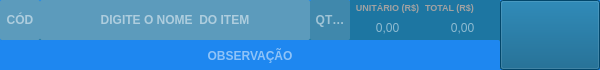
   <widget class="QFrame" name="fr_addProduto">
    <property name="geometry">
     <rect>
      <x>20</x>
      <y>170</y>
      <width>600</width>
      <height>70</height>
     </rect>
    </property>
    <property name="styleSheet">
     <string notr="true">QFrame{
background: #1D76A2;
border: 1px solid #1E87F0;
}
</string>
    </property>
    <property name="frameShape">
     <enum>QFrame::NoFrame</enum>
    </property>
    <property name="frameShadow">
     <enum>QFrame::Plain</enum>
    </property>
    <widget class="QLineEdit" name="tx_BuscaItem">
     <property name="geometry">
      <rect>
       <x>40</x>
       <y>0</y>
       <width>270</width>
       <height>40</height>
      </rect>
     </property>
     <property name="mouseTracking">
      <bool>true</bool>
     </property>
     <property name="focusPolicy">
      <enum>Qt::WheelFocus</enum>
     </property>
     <property name="styleSheet">
      <string notr="true">QLineEdit{
background: #5C9BBC;
border-radius: 2px;
color: #000;
font: 10px &quot;Arial&quot; ;
font-weight: bold;
color: #FFF;
text-transform: uppercase
}

</string>
     </property>
     <property name="text">
      <string/>
     </property>
     <property name="frame">
      <bool>false</bool>
     </property>
     <property name="cursorPosition">
      <number>0</number>
     </property>
     <property name="alignment">
      <set>Qt::AlignCenter</set>
     </property>
     <property name="readOnly">
      <bool>false</bool>
     </property>
     <property name="placeholderText">
      <string>DIGITE O NOME  DO ITEM</string>
     </property>
    </widget>
    <widget class="QLabel" name="lb_FormCompra_6">
     <property name="geometry">
      <rect>
       <x>350</x>
       <y>0</y>
       <width>75</width>
       <height>15</height>
      </rect>
     </property>
     <property name="styleSheet">
      <string notr="true">QLabel{
font-size: 9px;
font-family: &quot;Arial&quot;;
font-weight: bold;
color: #A2A2A2;
border: none;
}</string>
     </property>
     <property name="text">
      <string>UNITÁRIO (R$)</string>
     </property>
     <property name="alignment">
      <set>Qt::AlignCenter</set>
     </property>
    </widget>
    <widget class="QLineEdit" name="tx_ValorUnitarioItem">
     <property name="geometry">
      <rect>
       <x>350</x>
       <y>15</y>
       <width>75</width>
       <height>25</height>
      </rect>
     </property>
     <property name="focusPolicy">
      <enum>Qt::WheelFocus</enum>
     </property>
     <property name="styleSheet">
      <string notr="true">QLineEdit{
background:transparent;
border-radius: 2px;
color: #000;
font: 14px &quot;Arial&quot; ;
text-transform: uppercase;
color: #FFF;
border: none
}
QLineEdit::placeholder{
color: red;
}</string>
     </property>
     <property name="alignment">
      <set>Qt::AlignCenter</set>
     </property>
     <property name="placeholderText">
      <string>0,00</string>
     </property>
    </widget>
    <widget class="QLabel" name="lb_FormCompra_7">
     <property name="geometry">
      <rect>
       <x>425</x>
       <y>0</y>
       <width>75</width>
       <height>15</height>
      </rect>
     </property>
     <property name="styleSheet">
      <string notr="true">QLabel{
font-size: 9px;
font-family: &quot;Arial&quot;;
font-weight: bold;
color: #A2A2A2;
border: none;
}</string>
     </property>
     <property name="text">
      <string>TOTAL (R$)</string>
     </property>
    </widget>
    <widget class="QLineEdit" name="tx_ValorTotalItem">
     <property name="geometry">
      <rect>
       <x>425</x>
       <y>15</y>
       <width>75</width>
       <height>25</height>
      </rect>
     </property>
     <property name="focusPolicy">
      <enum>Qt::WheelFocus</enum>
     </property>
     <property name="styleSheet">
      <string notr="true">QLineEdit{
background:transparent;
border-radius: 2px;
color: #000;
font: 14px &quot;Arial&quot; ;
text-transform: uppercase;
color: #FFF;
border: none
}
QLineEdit::placeholder{
color: red;
}</string>
     </property>
     <property name="text">
      <string/>
     </property>
     <property name="alignment">
      <set>Qt::AlignCenter</set>
     </property>
     <property name="readOnly">
      <bool>true</bool>
     </property>
     <property name="placeholderText">
      <string>0,00</string>
     </property>
    </widget>
    <widget class="QPushButton" name="bt_IncluirItemCompra">
     <property name="enabled">
      <bool>false</bool>
     </property>
     <property name="geometry">
      <rect>
       <x>500</x>
       <y>0</y>
       <width>100</width>
       <height>70</height>
      </rect>
     </property>
     <property name="cursor">
      <cursorShape>PointingHandCursor</cursorShape>
     </property>
     <property name="focusPolicy">
      <enum>Qt::NoFocus</enum>
     </property>
     <property name="contextMenuPolicy">
      <enum>Qt::ActionsContextMenu</enum>
     </property>
     <property name="styleSheet">
      <string notr="true">QPushButton {
background: #025682;
 }
QPushButton:hover{
background-color: #5C9BBC
}</string>
     </property>
     <property name="text">
      <string/>
     </property>
     <property name="iconSize">
      <size>
       <width>75</width>
       <height>35</height>
      </size>
     </property>
    </widget>
    <widget class="QLineEdit" name="tx_ObsItemCompra">
     <property name="geometry">
      <rect>
       <x>0</x>
       <y>40</y>
       <width>500</width>
       <height>30</height>
      </rect>
     </property>
     <property name="focusPolicy">
      <enum>Qt::WheelFocus</enum>
     </property>
     <property name="styleSheet">
      <string notr="true">QLineEdit{
background: #1E87F0;
border-radius: 2px;
color: #000;
font: 13px &quot;Arial&quot; ;
font-weight: bold;
color: #FFF
}

</string>
     </property>
     <property name="text">
      <string/>
     </property>
     <property name="alignment">
      <set>Qt::AlignCenter</set>
     </property>
     <property name="readOnly">
      <bool>false</bool>
     </property>
     <property name="placeholderText">
      <string>OBSERVAÇÃO</string>
     </property>
    </widget>
    <widget class="QLineEdit" name="tx_IdBuscaItem">
     <property name="geometry">
      <rect>
       <x>0</x>
       <y>0</y>
       <width>40</width>
       <height>40</height>
      </rect>
     </property>
     <property name="focusPolicy">
      <enum>Qt::WheelFocus</enum>
     </property>
     <property name="styleSheet">
      <string notr="true">QLineEdit{
background: #5C9BBC;
border-radius: 2px;
color: #000;
font: 11px &quot;Arial&quot; ;
font-weight: bold;
color: #FFF
}

</string>
     </property>
     <property name="text">
      <string/>
     </property>
     <property name="alignment">
      <set>Qt::AlignCenter</set>
     </property>
     <property name="readOnly">
      <bool>false</bool>
     </property>
     <property name="placeholderText">
      <string>CÓD</string>
     </property>
    </widget>
    <widget class="QLineEdit" name="tx_QntdItem">
     <property name="geometry">
      <rect>
       <x>310</x>
       <y>0</y>
       <width>40</width>
       <height>40</height>
      </rect>
     </property>
     <property name="focusPolicy">
      <enum>Qt::WheelFocus</enum>
     </property>
     <property name="styleSheet">
      <string notr="true">
QLineEdit{
background: #4088AC;
border-radius: 2px;
color: #000;
font: 11px &quot;Arial&quot; ;
font-weight: bold;
color: #FFF
}


</string>
     </property>
     <property name="text">
      <string/>
     </property>
     <property name="alignment">
      <set>Qt::AlignCenter</set>
     </property>
     <property name="readOnly">
      <bool>false</bool>
     </property>
     <property name="placeholderText">
      <string>QTDE.</string>
     </property>
    </widget>
   </widget>
